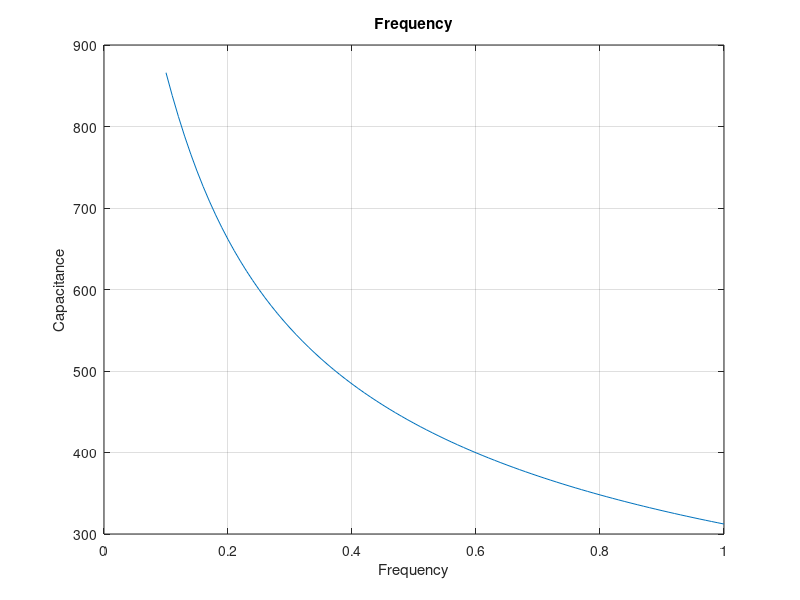

The MATLAB source for this figure:
% For an electrical circuit with an inductance L=0.01mH and resistance
% R=100ohms. Damped natural frequency of oscillation . Calculate and plot
% the frequency for different values of C varying from 0,1 to 1 in steps of
% 0.1

clc
L=0.00001;
R=100;
C=0.1:0.01:1;
f=sqrt(1./(L.*C)-R^2./(4*C.^2));
plot(C,f)
grid on
xlabel('Frequency')
ylabel('Capacitance')
title('Frequency')
% test
